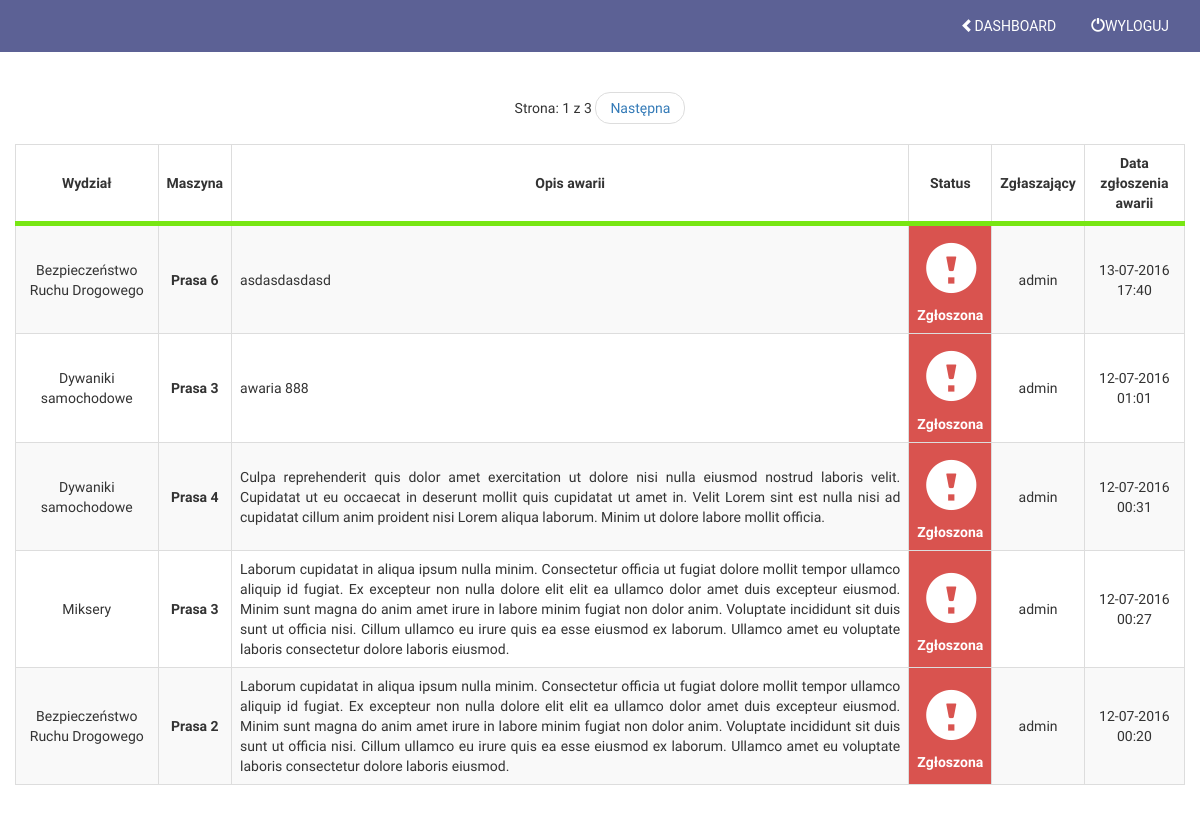
Page /awarie/ (signed in) on the committed database.
### failure/models.py (models this page shows, shortened)
class Awaria(models.Model):
	maszyna = models.ForeignKey(Maszyna, on_delete=models.PROTECT, verbose_name='Maszyna')
	wydzial = models.ForeignKey(Wydzial, verbose_name='Wydział')
	description = models.TextField(verbose_name="Opis awarii", blank=True)
	add_date = models.DateTimeField(auto_now_add=True, verbose_name="Data zgłoszenia")
	repair_date = models.DateTimeField(blank=True, null=True, verbose_name="Data rozpoczęcia naprawy")
	remove_date = models.DateTimeField(blank=True, null=True, verbose_name="Data zakończenia naprawy")
	user = models.ForeignKey(User, verbose_name='Zgłaszający')
	sur = models.CharField(max_length = 50, verbose_name='Przyjęte przez',blank=True, null=True)
	status = models.ForeignKey(Status, default=1, verbose_name='Status')
	class Meta:
         verbose_name = "Awaria"
         verbose_name_plural = "Awarie"

class Wydzial(models.Model):
	nazwa = models.CharField(max_length=50, verbose_name="Nazwa wydziału")
	user = models.ForeignKey(User, verbose_name='Mistrz')
	def __str__(self):
		return self.nazwa
	class Meta:
         verbose_name = "Wydział"
         verbose_name_plural = "Wydziały"

class Maszyna(models.Model):
	nazwa = models.CharField(max_length=50, verbose_name="Nazwa")
	wydzial = models.ForeignKey(Wydzial, verbose_name='Wydział')
	hala = models.ForeignKey(Hala, verbose_name='Hala')
	opiekun = models.ForeignKey(User, verbose_name='Opiekun', default=1)
	def __str__(self):
		return self.nazwa
	class Meta:
         verbose_name = "Maszyna"
         verbose_name_plural = "Maszyny"

class Status(models.Model):
    nazwa = models.CharField(max_length = 50, verbose_name = 'Nazwa')
    def __str__(self):
        return self.nazwa
    class Meta:
        verbose_name = 'Status'
        verbose_name_plural = 'Statusy'

### failure/views.py (the view)
# urls.py: url(r'^awarie/$', 'failure.views.awarie'),
@login_required
@user_passes_test(lambda u: u.groups.filter(name='Brygadzista').count() == 0, login_url='/loggedin/')
@user_passes_test(lambda u: u.groups.filter(name='Kierownik').count() == 0, login_url='/loggedin/')
def awarie(request):
    awarie_list = Awaria.objects.filter(status=1).order_by('status','-add_date')
    paginator = Paginator(awarie_list,5)
    try:
        page = int(request.GET.get('page', '1'))
    except:
        page = 1
    try:
        awarie = paginator.page(page)
    except(EmptyPage, InvalidPage):
        awarie = paginator.page(paginator.num_pages)
    return render(request, 'awarie.html', {
        'awarie' : awarie
        })

### templates/awarie.html (shortened to what this page needs)
{% extends "base.html" %}
{% load staticfiles %}
{% block content %}
<section id="produkt">
	<div class="container">
		<div class="row">
			{% if awarie %}
			<table id="result_list" class="table table-striped table-bordered">
				<thead>
					<tr>
						<th scope="col" class="sortable column">Wydział</th>
						<th scope="col" class="sortable column">Maszyna</th>
						<th scope="col" class="sortable column">Opis awarii</th>
						<th scope="col" class="sortable column">Status</th>
						<th scope="col" class="sortable column">Zgłaszający</th>
						<th scope="col" class="sortable column">Data zgłoszenia awarii</th>
					</tr>
				</thead>
				<tbody>
				{% for awarie in awarie.object_list %}
					<tr class="row1 text-center">
						<td class="field-wydzial">{{ awarie.wydzial }}</td>
						<td class="field-maszyna"><strong>{{ awarie.maszyna }}</strong></td>
						<td class="field-opis text-justify">{{ awarie.description }}</td>
						<th class="field-status">{{ awarie.status }}</th>
						<td class="field-declarant">{{ awarie.user }}</td>
						<td class="field-filing_date">{{ awarie.add_date |date:"d-m-Y H:i" }}</td>
					</tr>
				{% endfor %}
				</tbody>
				{% else %}
				<p>Brak awarii</p>
			</table>
				{% endif %}
		</div>
		<nav>
			<ul class="pager">
				<li>
					Strona: {{ awarie.number }} z {{ awarie.paginator.num_pages }}
				</li>
				<li>{% if awarie.has_next %}
						<a href="?page={{ awarie.next_page_number }}">Następna</a>
					{% endif %}
				</li>
			</ul>
		</nav>
</section>
{% endblock %}

### rows in the picture
Awaria: wydzial "Bezpieczeństwo Ruchu Drogowego", maszyna "Prasa 6", description "asdasdasdasd", status "Zgłoszona", user "admin", add_date "13-07-2016 17:40"
Awaria: wydzial "Dywaniki samochodowe", maszyna "Prasa 3", description "awaria 888", status "Zgłoszona", user "admin", add_date "12-07-2016 01:01"
Awaria: wydzial "Dywaniki samochodowe", maszyna "Prasa 4", description "Culpa reprehenderit quis dolor amet exercitation ut dolore nisi nulla eiusmod nostrud laboris velit. Cupidatat ut eu occaecat in deserunt mollit quis cupidatat ut amet in. Velit Lorem sint est nulla nisi ad cupidatat cillum anim proident nisi Lorem aliqua laborum. Minim ut dolore labore mollit officia.", status "Zgłoszona", user "admin", add_date "12-07-2016 00:31"
Awaria: wydzial "Miksery", maszyna "Prasa 3", description "Laborum cupidatat in aliqua ipsum nulla minim. Consectetur officia ut fugiat dolore mollit tempor ullamco aliquip id fugiat. Ex excepteur non nulla dolore elit elit ea ullamco dolor amet duis excepteur eiusmod. Minim sunt magna do anim amet irure in labore minim fugiat non dolor anim. Voluptate incididunt sit duis sunt ut officia nisi. Cillum ullamco eu irure quis ea esse eiusmod ex laborum. Ullamco amet eu voluptate laboris consectetur dolore laboris eiusmod.", status "Zgłoszona", user "admin", add_date "12-07-2016 00:27"
Awaria: wydzial "Bezpieczeństwo Ruchu Drogowego", maszyna "Prasa 2", description "Laborum cupidatat in aliqua ipsum nulla minim. Consectetur officia ut fugiat dolore mollit tempor ullamco aliquip id fugiat. Ex excepteur non nulla dolore elit elit ea ullamco dolor amet duis excepteur eiusmod. Minim sunt magna do anim amet irure in labore minim fugiat non dolor anim. Voluptate incididunt sit duis sunt ut officia nisi. Cillum ullamco eu irure quis ea esse eiusmod ex laborum. Ullamco amet eu voluptate laboris consectetur dolore laboris eiusmod.", status "Zgłoszona", user "admin", add_date "12-07-2016 00:20"

### other values in the picture
{{ awarie.number }} "1"
{{ awarie.paginator.num_pages }} "3"
